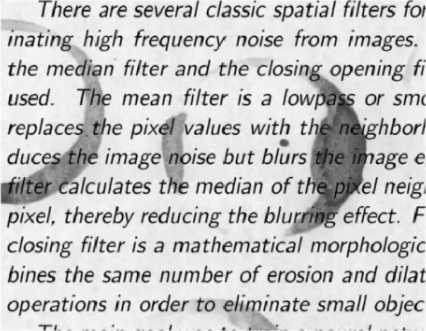
#> input picture Kiro's Images/dirty-img.png, 426 x 331 px, found by its file name
$ jupyter execute EDE_Method.ipynb
#> lines starting #> are read from the running program, lines starting #| are printed output that depends on the picture; after the words box and inside, x2 and y2 are one past the last pixel; in counts of white or black regions, pixels touching at a corner belong together
## Canny: To get image edges

[cell 1]
import cv2
import matplotlib.pyplot as plt
import numpy as np

def canny(IMAGE_PATH):
    # 1. Load the dirty image in grayscale
#> called with IMAGE_PATH = "Kiro's Images\\dirty-img.png"
    image = cv2.imread(IMAGE_PATH, cv2.IMREAD_GRAYSCALE)
#> image: shape (331, 426); min 4, max 253, mean 198.6

    # 3. Apply Canny Edge Detection
    edges = cv2.Canny(image, 40, 130)
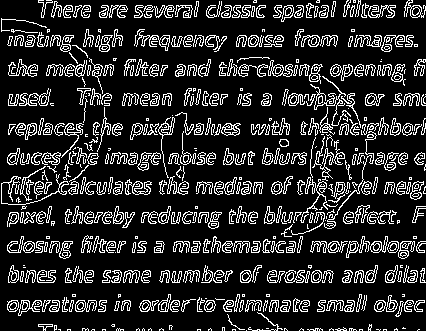
#> edges: shape (331, 426); 16.5% white in thin lines or dots

    final_result = cv2.bitwise_not(edges)
#> final_result: shape (331, 426); 83.5% white; black in thin lines or dots

    # 4. Display using Matplotlib
    plt.figure(figsize=(10, 5))

    # Subplot 1: Original Grayscale
    plt.subplot(1, 3, 1)
    plt.imshow(image, cmap='gray')
    plt.title('1. Original Grayscale')
    plt.axis('off')


    # Subplot 3: Canny Edges
    plt.subplot(1, 3, 3)
    plt.imshow(final_result, cmap='gray')
    plt.title('3. Canny Edges')
    plt.axis('off')

    plt.tight_layout()
    plt.show()
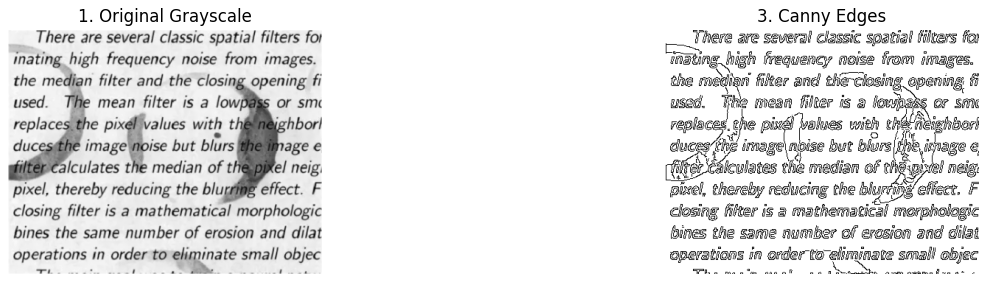
#> figure drawn by matplotlib, 2 panels

canny(r"Kiro's Images\dirty-img.png")

[cell 2]
def dialated_and_erosion(IMAGE_PATH):
    # 1. Load Image
#> called with IMAGE_PATH = "Kiro's Images\\dirty-img.png"
    image = cv2.imread(IMAGE_PATH, cv2.IMREAD_GRAYSCALE)
    if image is None:
        print("Check your file path!")
    else:
        # 2. Apply a light blur
        blurred = cv2.GaussianBlur(image, (3, 3), 0)
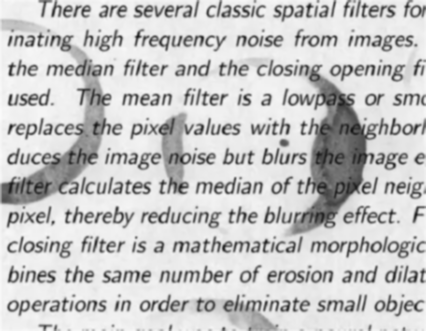
#> blurred: shape (331, 426); min 24, max 250, mean 198.6

        # 3. AUTO-CANNY: Calculate thresholds automatically
        v = np.median(blurred)
#> v = 228
        sigma = 0.33  # Standard deviation for thresholding
        lower = int(max(0, (1.0 - sigma) * v))
#> lower = 152
        upper = int(min(255, (1.0 + sigma) * v))
#> upper = 255

        print(f"Using thresholds: Lower={lower}, Upper={upper}")
#| Using thresholds: Lower=152, Upper=255

        # 4. Detect Edges
        edges = cv2.Canny(blurred, lower, upper)
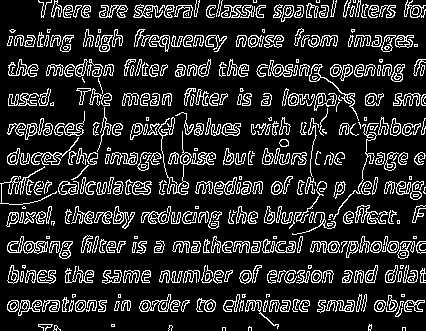
#> edges: shape (331, 426); 15.8% white in thin lines or dots

        # 5. Dilate (Thicken)
        kernel = np.ones((2, 2), np.uint8)
        thick_edges = cv2.dilate(edges, kernel, iterations=1)
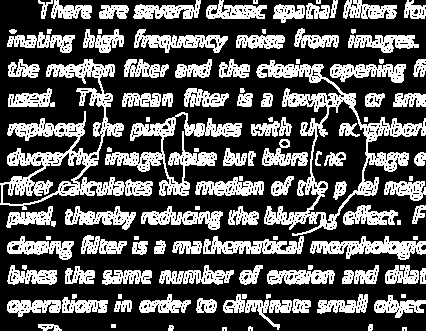
#> thick_edges: shape (331, 426); 33.3% white; 113 white regions (5 under 20 px), largest, box (x1, y1, x2, y2) and area: (0, 59, 153, 210) 5469, (256, 60, 426, 236) 5055, (105, 112, 242, 196) 2910
        thick_edges = cv2.bitwise_not(thick_edges)

        # 6. Show results (Standard white on black for debugging)
        plt.imshow(thick_edges, cmap='gray')
        plt.title('Dilated Edges')
        plt.show()

        # 1. Define the kernel (the "eraser" size)
        kernel1 = np.ones((1, 1), np.uint8)

        # 2. Apply Erosion
        # src: your image, kernel: the brush, iterations: how many times to erode
        eroded_image = cv2.erode(thick_edges, kernel1, iterations=1)

        # 3. Plot the result
        plt.imshow(eroded_image, cmap='gray')
        plt.title('Eroded Result')
        plt.axis('off')
        plt.show()

dialated_and_erosion(r"Kiro's Images\dirty-img.png")
